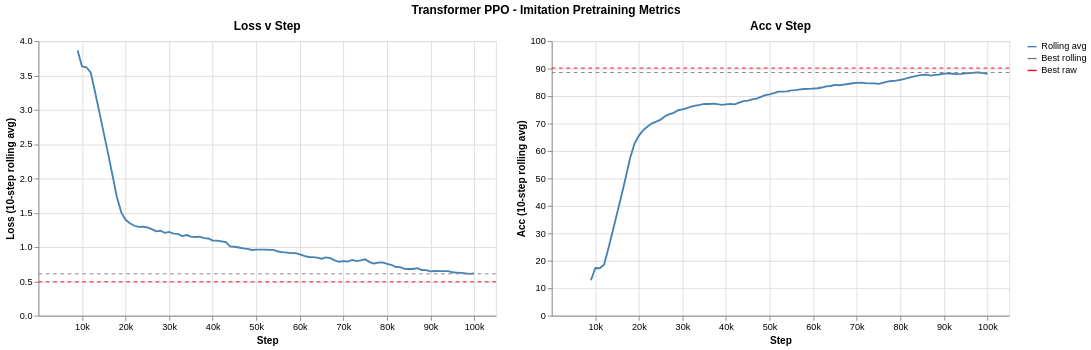

The notebook cell this image was saved under:
### Code cell
loss = make_chart(pretrain_df, "loss", pl.min)
acc = make_chart(pretrain_df, "acc", pl.max)

# Total time
total_seconds = pretrain_df["time"].sum()
h, m = divmod(total_seconds, 3600)
m, s = divmod(m, 60)
print(f"Total training time: {int(h)}h {int(m)}m {int(s)}s")
# Min loss and max accuracy
min_loss = pretrain_df["loss"].min()
max_acc = pretrain_df["acc"].max()
print(f"Min loss: {min_loss:.4f} | Max accuracy: {max_acc:.1f}%")
# Display charts
title = alt.TitleParams(
    "Transformer PPO - Imitation Pretraining Metrics", anchor="middle"
)
(loss | acc).resolve_scale(y="independent").properties(title=title)

### Figure 1 — Vega-Lite specification as saved in the notebook (floating-point values rounded to 4 significant figures)
{"config": {"view": {"continuousWidth": 300, "continuousHeight": 300}}, "hconcat": [{"layer": [{"data": {"name": "data-e4ae274782ca1bb99759e598e59b4e5f"}, "mark": {"type": "line"}, "encoding": {"color": {"field": "series", "legend": {"title": ""}, "scale": {"domain": ["Rolling avg", "Best rolling", "Best raw"], "range": ["steelblue", "grey", "red"]}, "type": "nominal"}, "x": {"axis": {"labelExpr": "datum.value / 1000 + 'k'"}, "field": "step", "scale": {"domainMax": 105000.0}, "title": "Step", "type": "quantitative"}, "y": {"field": "loss_rolling", "title": "Loss (10-step rolling avg)", "type": "quantitative"}}, "title": "Loss v Step"}, {"data": {"name": "data-2acb120f696468fa91c7c87d9f404051"}, "mark": {"type": "rule", "fillOpacity": 0.8, "strokeDash": [4, 4]}, "encoding": {"color": {"field": "series", "legend": {"title": ""}, "scale": {"domain": ["Rolling avg", "Best rolling", "Best raw"], "range": ["steelblue", "grey", "red"]}, "type": "nominal"}, "y": {"field": "y", "type": "quantitative"}}}, {"data": {"name": "data-356e0373d19ad4a51afedcd84ef54d0d"}, "mark": {"type": "rule", "fillOpacity": 0.8, "strokeDash": [4, 4]}, "encoding": {"color": {"field": "series", "legend": {"title": ""}, "scale": {"domain": ["Rolling avg", "Best rolling", "Best raw"], "range": ["steelblue", "grey", "red"]}, "type": "nominal"}, "y": {"field": "y", "type": "quantitative"}}}], "height": 300, "width": 500}, {"layer": [{"data": {"name": "data-d81575cbb5fab9e089c53d6328a9f501"}, "mark": {"type": "line"}, "encoding": {"color": {"field": "series", "legend": {"title": ""}, "scale": {"domain": ["Rolling avg", "Best rolling", "Best raw"], "range": ["steelblue", "grey", "red"]}, "type": "nominal"}, "x": {"axis": {"labelExpr": "datum.value / 1000 + 'k'"}, "field": "step", "scale": {"domainMax": 105000.0}, "title": "Step", "type": "quantitative"}, "y": {"field": "acc_rolling", "title": "Acc (10-step rolling avg)", "type": "quantitative"}}, "title": "Acc v Step"}, {"data": {"name": "data-2a9eba38012c026f9232643c4b7f9a2b"}, "mark": {"type": "rule", "fillOpacity": 0.8, "strokeDash": [4, 4]}, "encoding": {"color": {"field": "series", "legend": {"title": ""}, "scale": {"domain": ["Rolling avg", "Best rolling", "Best raw"], "range": ["steelblue", "grey", "red"]}, "type": "nominal"}, "y": {"field": "y", "type": "quantitative"}}}, {"data": {"name": "data-0197d08f6b172eab96afccb1fb66ad5f"}, "mark": {"type": "rule", "fillOpacity": 0.8, "strokeDash": [4, 4]}, "encoding": {"color": {"field": "series", "legend": {"title": ""}, "scale": {"domain": ["Rolling avg", "Best rolling", "Best raw"], "range": ["steelblue", "grey", "red"]}, "type": "nominal"}, "y": {"field": "y", "type": "quantitative"}}}], "height": 300, "width": 500}], "resolve": {"scale": {"y": "independent"}}, "title": {"text": "Transformer PPO - Imitation Pretraining Metrics", "anchor": "middle"}, "$schema": "https://vega.github.io/schema/vega-lite/v6.4.1.json", "datasets": {"data-e4ae274782ca1bb99759e598e59b4e5f": [{"step": 1, "loss": 4.584, "acc": 0.0, "episodes": 0, "time": 0.0, "loss_rolling": null, "series": "Rolling avg"}, {"step": 1000, "loss": 1.856, "acc": 52.4, "episodes": 21, "time": 15.2, "loss_rolling": null, "series": "Rolling avg"}, {"step": 2000, "loss": 2.214, "acc": 47.1, "episodes": 43, "time": 16.0, "loss_rolling": null, "series": "Rolling avg"}, {"step": 3000, "loss": 4.338, "acc": 1.5, "episodes": 64, "time": 15.5, "loss_rolling": null, "series": "Rolling avg"}, {"step": 4000, "loss": 4.294, "acc": 3.6, "episodes": 86, "time": 15.5, "loss_rolling": null, "series": "Rolling avg"}, {"step": 5000, "loss": 4.416, "acc": 2.8, "episodes": 109, "time": 15.5, "loss_rolling": null, "series": "Rolling avg"}, {"step": 6000, "loss": 4.438, "acc": 1.8, "episodes": 133, "time": 15.6, "loss_rolling": null, "series": "Rolling avg"}, {"step": 7000, "loss": 4.422, "acc": 1.2, "episodes": 153, "time": 15.4, "loss_rolling": null, "series": "Rolling avg"}, {"step": 8000, "loss": 4.5, "acc": 1.2, "episodes": 175, "time": 15.4, "loss_rolling": null, "series": "Rolling avg"}, {"step": 9000, "loss": 3.59, "acc": 17.4, "episodes": 198, "time": 15.4, "loss_rolling": 3.865, "series": "Rolling avg"}, {"step": 10000, "loss": 2.25, "acc": 44.6, "episodes": 219, "time": 15.5, "loss_rolling": 3.632, "series": "Rolling avg"}, {"step": 11000, "loss": 1.738, "acc": 51.5, "episodes": 242, "time": 15.6, "loss_rolling": 3.62, "series": "Rolling avg"}, {"step": 12000, "loss": 1.458, "acc": 60.3, "episodes": 263, "time": 15.6, "loss_rolling": 3.544, "series": "Rolling avg"}, {"step": 13000, "loss": 1.496, "acc": 60.4, "episodes": 283, "time": 15.5, "loss_rolling": 3.26, "series": "Rolling avg"}, {"step": 14000, "loss": 1.31, "acc": 67.5, "episodes": 304, "time": 15.5, "loss_rolling": 2.962, "series": "Rolling avg"}, {"step": 15000, "loss": 1.401, "acc": 67.5, "episodes": 325, "time": 15.6, "loss_rolling": 2.66, "series": "Rolling avg"}, {"step": 16000, "loss": 1.406, "acc": 66.4, "episodes": 346, "time": 15.5, "loss_rolling": 2.357, "series": "Rolling avg"}, {"step": 17000, "loss": 1.316, "acc": 68.5, "episodes": 366, "time": 15.6, "loss_rolling": 2.046, "series": "Rolling avg"}, {"step": 18000, "loss": 1.326, "acc": 71.2, "episodes": 385, "time": 15.5, "loss_rolling": 1.729, "series": "Rolling avg"}, {"step": 19000, "loss": 1.39, "acc": 68.8, "episodes": 406, "time": 15.6, "loss_rolling": 1.509, "series": "Rolling avg"}, {"step": 20000, "loss": 1.129, "acc": 73.9, "episodes": 427, "time": 15.6, "loss_rolling": 1.397, "series": "Rolling avg"}, {"step": 21000, "loss": 1.246, "acc": 71.4, "episodes": 449, "time": 15.5, "loss_rolling": 1.348, "series": "Rolling avg"}, {"step": 22000, "loss": 1.082, "acc": 73.4, "episodes": 473, "time": 15.7, "loss_rolling": 1.31, "series": "Rolling avg"}, {"step": 23000, "loss": 1.333, "acc": 72.2, "episodes": 496, "time": 15.1, "loss_rolling": 1.294, "series": "Rolling avg"}, {"step": 24000, "loss": 1.327, "acc": 73.8, "episodes": 517, "time": 15.2, "loss_rolling": 1.296, "series": "Rolling avg"}, {"step": 25000, "loss": 1.322, "acc": 74.7, "episodes": 538, "time": 15.3, "loss_rolling": 1.288, "series": "Rolling avg"}, {"step": 26000, "loss": 1.142, "acc": 78.5, "episodes": 560, "time": 15.4, "loss_rolling": 1.261, "series": "Rolling avg"}, {"step": 27000, "loss": 1.0, "acc": 76.3, "episodes": 581, "time": 15.5, "loss_rolling": 1.23, "series": "Rolling avg"}, {"step": 28000, "loss": 1.4, "acc": 75.9, "episodes": 603, "time": 15.5, "loss_rolling": 1.237, "series": "Rolling avg"}, {"step": 29000, "loss": 1.098, "acc": 78.3, "episodes": 624, "time": 15.6, "loss_rolling": 1.208, "series": "Rolling avg"}, {"step": 30000, "loss": 1.25, "acc": 76.7, "episodes": 647, "time": 15.5, "loss_rolling": 1.22, "series": "Rolling avg"}, {"step": 31000, "loss": 1.002, "acc": 76.4, "episodes": 669, "time": 15.6, "loss_rolling": 1.196, "series": "Rolling avg"}, {"step": 32000, "loss": 1.051, "acc": 79.0, "episodes": 691, "time": 15.5, "loss_rolling": 1.193, "series": "Rolling avg"}, {"step": 33000, "loss": 1.011, "acc": 75.8, "episodes": 713, "time": 15.5, "loss_rolling": 1.16, "series": "Rolling avg"}, {"step": 34000, "loss": 1.476, "acc": 76.7, "episodes": 735, "time": 15.5, "loss_rolling": 1.175, "series": "Rolling avg"}, {"step": 35000, "loss": 1.08, "acc": 78.0, "episodes": 756, "time": 15.6, "loss_rolling": 1.151, "series": "Rolling avg"}, {"step": 36000, "loss": 1.095, "acc": 78.0, "episodes": 779, "time": 15.6, "loss_rolling": 1.146, "series": "Rolling avg"}, {"step": 37000, "loss": 1.064, "acc": 77.5, "episodes": 801, "time": 15.6, "loss_rolling": 1.153, "series": "Rolling avg"}, {"step": 38000, "loss": 1.167, "acc": 74.2, "episodes": 823, "time": 15.6, "loss_rolling": 1.129, "series": "Rolling avg"}, {"step": 39000, "loss": 1.054, "acc": 75.9, "episodes": 845, "time": 15.6, "loss_rolling": 1.125, "series": "Rolling avg"}, {"step": 40000, "loss": 0.9458, "acc": 78.5, "episodes": 866, "time": 15.6, "loss_rolling": 1.094, "series": "Rolling avg"}, {"step": 41000, "loss": 1.004, "acc": 78.2, "episodes": 887, "time": 15.5, "loss_rolling": 1.095, "series": "Rolling avg"}, {"step": 42000, "loss": 0.9359, "acc": 76.9, "episodes": 909, "time": 15.4, "loss_rolling": 1.083, "series": "Rolling avg"}, {"step": 43000, "loss": 0.8929, "acc": 82.0, "episodes": 932, "time": 15.5, "loss_rolling": 1.071, "series": "Rolling avg"}, {"step": 44000, "loss": 0.8714, "acc": 82.4, "episodes": 954, "time": 15.4, "loss_rolling": 1.011, "series": "Rolling avg"}, {"step": 45000, "loss": 1.017, "acc": 79.6, "episodes": 976, "time": 15.3, "loss_rolling": 1.005, "series": "Rolling avg"}, {"step": 46000, "loss": 0.9818, "acc": 82.6, "episodes": 997, "time": 15.4, "loss_rolling": 0.9932, "series": "Rolling avg"}, {"step": 47000, "loss": 0.9371, "acc": 80.1, "episodes": 1017, "time": 15.3, "loss_rolling": 0.9806, "series": "Rolling avg"}, {"step": 48000, "loss": 1.085, "acc": 80.7, "episodes": 1038, "time": 15.4, "loss_rolling": 0.9724, "series": "Rolling avg"}, {"step": 49000, "loss": 0.9047, "acc": 82.2, "episodes": 1059, "time": 17.0, "loss_rolling": 0.9575, "series": "Rolling avg"}, {"step": 50000, "loss": 0.9885, "acc": 81.4, "episodes": 1081, "time": 17.9, "loss_rolling": 0.9617, "series": "Rolling avg"}, {"step": 51000, "loss": 1.021, "acc": 83.0, "episodes": 1103, "time": 18.0, "loss_rolling": 0.9634, "series": "Rolling avg"}, {"step": 52000, "loss": 0.9275, "acc": 82.5, "episodes": 1123, "time": 18.0, "loss_rolling": 0.9626, "series": "Rolling avg"}, {"step": 53000, "loss": 0.8585, "acc": 81.6, "episodes": 1144, "time": 17.9, "loss_rolling": 0.9592, "series": "Rolling avg"}, {"step": 54000, "loss": 0.8655, "acc": 83.5, "episodes": 1166, "time": 18.0, "loss_rolling": 0.9586, "series": "Rolling avg"}, {"step": 55000, "loss": 0.7831, "acc": 82.9, "episodes": 1187, "time": 18.0, "loss_rolling": 0.9352, "series": "Rolling avg"}, {"step": 56000, "loss": 0.8889, "acc": 83.5, "episodes": 1207, "time": 18.0, "loss_rolling": 0.9259, "series": "Rolling avg"}, {"step": 57000, "loss": 0.8656, "acc": 83.1, "episodes": 1227, "time": 18.0, "loss_rolling": 0.9188, "series": "Rolling avg"}, {"step": 58000, "loss": 1.012, "acc": 82.0, "episodes": 1250, "time": 18.1, "loss_rolling": 0.9115, "series": "Rolling avg"}, {"step": 59000, "loss": 0.9099, "acc": 83.0, "episodes": 1272, "time": 18.1, "loss_rolling": 0.912, "series": "Rolling avg"}, {"step": 60000, "loss": 0.8011, "acc": 82.3, "episodes": 1293, "time": 18.1, "loss_rolling": 0.8933, "series": "Rolling avg"}, {"step": 61000, "loss": 0.8051, "acc": 84.2, "episodes": 1315, "time": 16.9, "loss_rolling": 0.8717, "series": "Rolling avg"}, {"step": 62000, "loss": 0.7647, "acc": 85.1, "episodes": 1335, "time": 15.7, "loss_rolling": 0.8555, "series": "Rolling avg"}, {"step": 63000, "loss": 0.829, "acc": 85.9, "episodes": 1357, "time": 15.7, "loss_rolling": 0.8525, "series": "Rolling avg"}, {"step": 64000, "loss": 0.7941, "acc": 84.8, "episodes": 1379, "time": 15.8, "loss_rolling": 0.8454, "series": "Rolling avg"}, {"step": 65000, "loss": 0.6308, "acc": 86.8, "episodes": 1402, "time": 15.7, "loss_rolling": 0.8301, "series": "Rolling avg"}, {"step": 66000, "loss": 1.083, "acc": 82.3, "episodes": 1423, "time": 15.7, "loss_rolling": 0.8495, "series": "Rolling avg"}, {"step": 67000, "loss": 0.7426, "acc": 85.4, "episodes": 1444, "time": 15.6, "loss_rolling": 0.8372, "series": "Rolling avg"}, {"step": 68000, "loss": 0.7062, "acc": 84.3, "episodes": 1467, "time": 15.7, "loss_rolling": 0.8066, "series": "Rolling avg"}, {"step": 69000, "loss": 0.6974, "acc": 85.6, "episodes": 1489, "time": 15.7, "loss_rolling": 0.7854, "series": "Rolling avg"}, {"step": 70000, "loss": 0.9067, "acc": 83.7, "episodes": 1509, "time": 15.7, "loss_rolling": 0.796, "series": "Rolling avg"}, {"step": 71000, "loss": 0.742, "acc": 85.1, "episodes": 1530, "time": 15.7, "loss_rolling": 0.7897, "series": "Rolling avg"}, {"step": 72000, "loss": 1.004, "acc": 83.1, "episodes": 1551, "time": 17.5, "loss_rolling": 0.8135, "series": "Rolling avg"}, {"step": 73000, "loss": 0.651, "acc": 85.2, "episodes": 1573, "time": 18.4, "loss_rolling": 0.7957, "series": "Rolling avg"}, {"step": 74000, "loss": 0.8829, "acc": 84.9, "episodes": 1596, "time": 18.0, "loss_rolling": 0.8046, "series": "Rolling avg"}, {"step": 75000, "loss": 0.8071, "acc": 84.8, "episodes": 1618, "time": 18.5, "loss_rolling": 0.8222, "series": "Rolling avg"}, {"step": 76000, "loss": 0.6733, "acc": 86.2, "episodes": 1637, "time": 18.2, "loss_rolling": 0.7813, "series": "Rolling avg"}, {"step": 77000, "loss": 0.5315, "acc": 89.9, "episodes": 1657, "time": 18.6, "loss_rolling": 0.7602, "series": "Rolling avg"}, {"step": 78000, "loss": 0.826, "acc": 86.3, "episodes": 1680, "time": 16.0, "loss_rolling": 0.7721, "series": "Rolling avg"}, {"step": 79000, "loss": 0.747, "acc": 87.0, "episodes": 1701, "time": 16.5, "loss_rolling": 0.7771, "series": "Rolling avg"}, {"step": 80000, "loss": 0.6903, "acc": 86.7, "episodes": 1723, "time": 16.2, "loss_rolling": 0.7555, "series": "Rolling avg"}, {"step": 81000, "loss": 0.6038, "acc": 88.2, "episodes": 1745, "time": 16.4, "loss_rolling": 0.7416, "series": "Rolling avg"}, {"step": 82000, "loss": 0.6785, "acc": 88.0, "episodes": 1766, "time": 15.9, "loss_rolling": 0.7091, "series": "Rolling avg"}, {"step": 83000, "loss": 0.6451, "acc": 89.1, "episodes": 1788, "time": 15.5, "loss_rolling": 0.7086, "series": "Rolling avg"}, {"step": 84000, "loss": 0.6131, "acc": 88.4, "episodes": 1811, "time": 15.9, "loss_rolling": 0.6816, "series": "Rolling avg"}, {"step": 85000, "loss": 0.7874, "acc": 87.3, "episodes": 1832, "time": 18.6, "loss_rolling": 0.6796, "series": "Rolling avg"}, {"step": 86000, "loss": 0.6822, "acc": 86.9, "episodes": 1857, "time": 18.3, "loss_rolling": 0.6805, "series": "Rolling avg"}, {"step": 87000, "loss": 0.6518, "acc": 86.9, "episodes": 1877, "time": 18.2, "loss_rolling": 0.6925, "series": "Rolling avg"}, {"step": 88000, "loss": 0.5604, "acc": 88.7, "episodes": 1898, "time": 18.8, "loss_rolling": 0.666, "series": "Rolling avg"}, {"step": 89000, "loss": 0.7189, "acc": 88.4, "episodes": 1919, "time": 18.3, "loss_rolling": 0.6632, "series": "Rolling avg"}, {"step": 90000, "loss": 0.5143, "acc": 90.2, "episodes": 1941, "time": 17.9, "loss_rolling": 0.6455, "series": "Rolling avg"}, {"step": 91000, "loss": 0.6553, "acc": 88.5, "episodes": 1961, "time": 18.1, "loss_rolling": 0.6507, "series": "Rolling avg"}, {"step": 92000, "loss": 0.6608, "acc": 87.0, "episodes": 1983, "time": 18.2, "loss_rolling": 0.6489, "series": "Rolling avg"}, {"step": 93000, "loss": 0.6517, "acc": 87.6, "episodes": 2004, "time": 20.3, "loss_rolling": 0.6496, "series": "Rolling avg"}, {"step": 94000, "loss": 0.5975, "acc": 89.6, "episodes": 2026, "time": 21.1, "loss_rolling": 0.648, "series": "Rolling avg"}, {"step": 95000, "loss": 0.6386, "acc": 89.4, "episodes": 2047, "time": 21.2, "loss_rolling": 0.6331, "series": "Rolling avg"}, {"step": 96000, "loss": 0.6366, "acc": 87.5, "episodes": 2067, "time": 20.7, "loss_rolling": 0.6286, "series": "Rolling avg"}, {"step": 97000, "loss": 0.6022, "acc": 88.4, "episodes": 2088, "time": 18.6, "loss_rolling": 0.6236, "series": "Rolling avg"}, {"step": 98000, "loss": 0.4933, "acc": 89.3, "episodes": 2111, "time": 20.9, "loss_rolling": 0.6169, "series": "Rolling avg"}, {"step": 99000, "loss": 0.6456, "acc": 86.3, "episodes": 2134, "time": 21.1, "loss_rolling": 0.6096, "series": "Rolling avg"}, {"step": 100000, "loss": 0.5797, "acc": 87.5, "episodes": 2155, "time": 19.0, "loss_rolling": 0.6161, "series": "Rolling avg"}], "data-2acb120f696468fa91c7c87d9f404051": [{"y": 0.6096, "series": "Best rolling"}], "data-356e0373d19ad4a51afedcd84ef54d0d": [{"y": 0.4933, "series": "Best raw"}], "data-d81575cbb5fab9e089c53d6328a9f501": [{"step": 1, "loss": 4.584, "acc": 0.0, "episodes": 0, "time": 0.0, "acc_rolling": null, "series": "Rolling avg"}, {"step": 1000, "loss": 1.856, "acc": 52.4, "episodes": 21, "time": 15.2, "acc_rolling": null, "series": "Rolling avg"}, {"step": 2000, "loss": 2.214, "acc": 47.1, "episodes": 43, "time": 16.0, "acc_rolling": null, "series": "Rolling avg"}, {"step": 3000, "loss": 4.338, "acc": 1.5, "episodes": 64, "time": 15.5, "acc_rolling": null, "series": "Rolling avg"}, {"step": 4000, "loss": 4.294, "acc": 3.6, "episodes": 86, "time": 15.5, "acc_rolling": null, "series": "Rolling avg"}, {"step": 5000, "loss": 4.416, "acc": 2.8, "episodes": 109, "time": 15.5, "acc_rolling": null, "series": "Rolling avg"}, {"step": 6000, "loss": 4.438, "acc": 1.8, "episodes": 133, "time": 15.6, "acc_rolling": null, "series": "Rolling avg"}, {"step": 7000, "loss": 4.422, "acc": 1.2, "episodes": 153, "time": 15.4, "acc_rolling": null, "series": "Rolling avg"}, {"step": 8000, "loss": 4.5, "acc": 1.2, "episodes": 175, "time": 15.4, "acc_rolling": null, "series": "Rolling avg"}, {"step": 9000, "loss": 3.59, "acc": 17.4, "episodes": 198, "time": 15.4, "acc_rolling": 12.9, "series": "Rolling avg"}, {"step": 10000, "loss": 2.25, "acc": 44.6, "episodes": 219, "time": 15.5, "acc_rolling": 17.36, "series": "Rolling avg"}, {"step": 11000, "loss": 1.738, "acc": 51.5, "episodes": 242, "time": 15.6, "acc_rolling": 17.27, "series": "Rolling avg"}, {"step": 12000, "loss": 1.458, "acc": 60.3, "episodes": 263, "time": 15.6, "acc_rolling": 18.59, "series": "Rolling avg"}, {"step": 13000, "loss": 1.496, "acc": 60.4, "episodes": 283, "time": 15.5, "acc_rolling": 24.48, "series": "Rolling avg"}, {"step": 14000, "loss": 1.31, "acc": 67.5, "episodes": 304, "time": 15.5, "acc_rolling": 30.87, "series": "Rolling avg"}, {"step": 15000, "loss": 1.401, "acc": 67.5, "episodes": 325, "time": 15.6, "acc_rolling": 37.34, "series": "Rolling avg"}, {"step": 16000, "loss": 1.406, "acc": 66.4, "episodes": 346, "time": 15.5, "acc_rolling": 43.8, "series": "Rolling avg"}, {"step": 17000, "loss": 1.316, "acc": 68.5, "episodes": 366, "time": 15.6, "acc_rolling": 50.53, "series": "Rolling avg"}, {"step": 18000, "loss": 1.326, "acc": 71.2, "episodes": 385, "time": 15.5, "acc_rolling": 57.53, "series": "Rolling avg"}, {"step": 19000, "loss": 1.39, "acc": 68.8, "episodes": 406, "time": 15.6, "acc_rolling": 62.67, "series": "Rolling avg"}, {"step": 20000, "loss": 1.129, "acc": 73.9, "episodes": 427, "time": 15.6, "acc_rolling": 65.6, "series": "Rolling avg"}, {"step": 21000, "loss": 1.246, "acc": 71.4, "episodes": 449, "time": 15.5, "acc_rolling": 67.59, "series": "Rolling avg"}, {"step": 22000, "loss": 1.082, "acc": 73.4, "episodes": 473, "time": 15.7, "acc_rolling": 68.9, "series": "Rolling avg"}, {"step": 23000, "loss": 1.333, "acc": 72.2, "episodes": 496, "time": 15.1, "acc_rolling": 70.08, "series": "Rolling avg"}, {"step": 24000, "loss": 1.327, "acc": 73.8, "episodes": 517, "time": 15.2, "acc_rolling": 70.71, "series": "Rolling avg"}, {"step": 25000, "loss": 1.322, "acc": 74.7, "episodes": 538, "time": 15.3, "acc_rolling": 71.43, "series": "Rolling avg"}, {"step": 26000, "loss": 1.142, "acc": 78.5, "episodes": 560, "time": 15.4, "acc_rolling": 72.64, "series": "Rolling avg"}, {"step": 27000, "loss": 1.0, "acc": 76.3, "episodes": 581, "time": 15.5, "acc_rolling": 73.42, "series": "Rolling avg"}, {"step": 28000, "loss": 1.4, "acc": 75.9, "episodes": 603, "time": 15.5, "acc_rolling": 73.89, "series": "Rolling avg"}, {"step": 29000, "loss": 1.098, "acc": 78.3, "episodes": 624, "time": 15.6, "acc_rolling": 74.84, "series": "Rolling avg"}, {"step": 30000, "loss": 1.25, "acc": 76.7, "episodes": 647, "time": 15.5, "acc_rolling": 75.12, "series": "Rolling avg"}, {"step": 31000, "loss": 1.002, "acc": 76.4, "episodes": 669, "time": 15.6, "acc_rolling": 75.62, "series": "Rolling avg"}, {"step": 32000, "loss": 1.051, "acc": 79.0, "episodes": 691, "time": 15.5, "acc_rolling": 76.18, "series": "Rolling avg"}, {"step": 33000, "loss": 1.011, "acc": 75.8, "episodes": 713, "time": 15.5, "acc_rolling": 76.54, "series": "Rolling avg"}, {"step": 34000, "loss": 1.476, "acc": 76.7, "episodes": 735, "time": 15.5, "acc_rolling": 76.83, "series": "Rolling avg"}, {"step": 35000, "loss": 1.08, "acc": 78.0, "episodes": 756, "time": 15.6, "acc_rolling": 77.16, "series": "Rolling avg"}, {"step": 36000, "loss": 1.095, "acc": 78.0, "episodes": 779, "time": 15.6, "acc_rolling": 77.11, "series": "Rolling avg"}, {"step": 37000, "loss": 1.064, "acc": 77.5, "episodes": 801, "time": 15.6, "acc_rolling": 77.23, "series": "Rolling avg"}, {"step": 38000, "loss": 1.167, "acc": 74.2, "episodes": 823, "time": 15.6, "acc_rolling": 77.06, "series": "Rolling avg"}, {"step": 39000, "loss": 1.054, "acc": 75.9, "episodes": 845, "time": 15.6, "acc_rolling": 76.82, "series": "Rolling avg"}, {"step": 40000, "loss": 0.9458, "acc": 78.5, "episodes": 866, "time": 15.6, "acc_rolling": 77.0, "series": "Rolling avg"}, {"step": 41000, "loss": 1.004, "acc": 78.2, "episodes": 887, "time": 15.5, "acc_rolling": 77.18, "series": "Rolling avg"}, {"step": 42000, "loss": 0.9359, "acc": 76.9, "episodes": 909, "time": 15.4, "acc_rolling": 76.97, "series": "Rolling avg"}, {"step": 43000, "loss": 0.8929, "acc": 82.0, "episodes": 932, "time": 15.5, "acc_rolling": 77.59, "series": "Rolling avg"}, {"step": 44000, "loss": 0.8714, "acc": 82.4, "episodes": 954, "time": 15.4, "acc_rolling": 78.16, "series": "Rolling avg"}, {"step": 45000, "loss": 1.017, "acc": 79.6, "episodes": 976, "time": 15.3, "acc_rolling": 78.32, "series": "Rolling avg"}, {"step": 46000, "loss": 0.9818, "acc": 82.6, "episodes": 997, "time": 15.4, "acc_rolling": 78.78, "series": "Rolling avg"}, {"step": 47000, "loss": 0.9371, "acc": 80.1, "episodes": 1017, "time": 15.3, "acc_rolling": 79.04, "series": "Rolling avg"}, {"step": 48000, "loss": 1.085, "acc": 80.7, "episodes": 1038, "time": 15.4, "acc_rolling": 79.69, "series": "Rolling avg"}, {"step": 49000, "loss": 0.9047, "acc": 82.2, "episodes": 1059, "time": 17.0, "acc_rolling": 80.32, "series": "Rolling avg"}, {"step": 50000, "loss": 0.9885, "acc": 81.4, "episodes": 1081, "time": 17.9, "acc_rolling": 80.61, "series": "Rolling avg"}, {"step": 51000, "loss": 1.021, "acc": 83.0, "episodes": 1103, "time": 18.0, "acc_rolling": 81.09, "series": "Rolling avg"}, {"step": 52000, "loss": 0.9275, "acc": 82.5, "episodes": 1123, "time": 18.0, "acc_rolling": 81.65, "series": "Rolling avg"}, {"step": 53000, "loss": 0.8585, "acc": 81.6, "episodes": 1144, "time": 17.9, "acc_rolling": 81.61, "series": "Rolling avg"}, {"step": 54000, "loss": 0.8655, "acc": 83.5, "episodes": 1166, "time": 18.0, "acc_rolling": 81.72, "series": "Rolling avg"}, {"step": 55000, "loss": 0.7831, "acc": 82.9, "episodes": 1187, "time": 18.0, "acc_rolling": 82.05, "series": "Rolling avg"}, {"step": 56000, "loss": 0.8889, "acc": 83.5, "episodes": 1207, "time": 18.0, "acc_rolling": 82.14, "series": "Rolling avg"}, {"step": 57000, "loss": 0.8656, "acc": 83.1, "episodes": 1227, "time": 18.0, "acc_rolling": 82.44, "series": "Rolling avg"}, {"step": 58000, "loss": 1.012, "acc": 82.0, "episodes": 1250, "time": 18.1, "acc_rolling": 82.57, "series": "Rolling avg"}, {"step": 59000, "loss": 0.9099, "acc": 83.0, "episodes": 1272, "time": 18.1, "acc_rolling": 82.65, "series": "Rolling avg"}, {"step": 60000, "loss": 0.8011, "acc": 82.3, "episodes": 1293, "time": 18.1, "acc_rolling": 82.74, "series": "Rolling avg"}, {"step": 61000, "loss": 0.8051, "acc": 84.2, "episodes": 1315, "time": 16.9, "acc_rolling": 82.86, "series": "Rolling avg"}, {"step": 62000, "loss": 0.7647, "acc": 85.1, "episodes": 1335, "time": 15.7, "acc_rolling": 83.12, "series": "Rolling avg"}, {"step": 63000, "loss": 0.829, "acc": 85.9, "episodes": 1357, "time": 15.7, "acc_rolling": 83.55, "series": "Rolling avg"}, {"step": 64000, "loss": 0.7941, "acc": 84.8, "episodes": 1379, "time": 15.8, "acc_rolling": 83.68, "series": "Rolling avg"}, {"step": 65000, "loss": 0.6308, "acc": 86.8, "episodes": 1402, "time": 15.7, "acc_rolling": 84.07, "series": "Rolling avg"}, {"step": 66000, "loss": 1.083, "acc": 82.3, "episodes": 1423, "time": 15.7, "acc_rolling": 83.95, "series": "Rolling avg"}, {"step": 67000, "loss": 0.7426, "acc": 85.4, "episodes": 1444, "time": 15.6, "acc_rolling": 84.18, "series": "Rolling avg"}, {"step": 68000, "loss": 0.7062, "acc": 84.3, "episodes": 1467, "time": 15.7, "acc_rolling": 84.41, "series": "Rolling avg"}, {"step": 69000, "loss": 0.6974, "acc": 85.6, "episodes": 1489, "time": 15.7, "acc_rolling": 84.67, "series": "Rolling avg"}, {"step": 70000, "loss": 0.9067, "acc": 83.7, "episodes": 1509, "time": 15.7, "acc_rolling": 84.81, "series": "Rolling avg"}, {"step": 71000, "loss": 0.742, "acc": 85.1, "episodes": 1530, "time": 15.7, "acc_rolling": 84.9, "series": "Rolling avg"}, {"step": 72000, "loss": 1.004, "acc": 83.1, "episodes": 1551, "time": 17.5, "acc_rolling": 84.7, "series": "Rolling avg"}, {"step": 73000, "loss": 0.651, "acc": 85.2, "episodes": 1573, "time": 18.4, "acc_rolling": 84.63, "series": "Rolling avg"}, {"step": 74000, "loss": 0.8829, "acc": 84.9, "episodes": 1596, "time": 18.0, "acc_rolling": 84.64, "series": "Rolling avg"}, {"step": 75000, "loss": 0.8071, "acc": 84.8, "episodes": 1618, "time": 18.5, "acc_rolling": 84.44, "series": "Rolling avg"}, {"step": 76000, "loss": 0.6733, "acc": 86.2, "episodes": 1637, "time": 18.2, "acc_rolling": 84.83, "series": "Rolling avg"}, {"step": 77000, "loss": 0.5315, "acc": 89.9, "episodes": 1657, "time": 18.6, "acc_rolling": 85.28, "series": "Rolling avg"}, {"step": 78000, "loss": 0.826, "acc": 86.3, "episodes": 1680, "time": 16.0, "acc_rolling": 85.48, "series": "Rolling avg"}, {"step": 79000, "loss": 0.747, "acc": 87.0, "episodes": 1701, "time": 16.5, "acc_rolling": 85.62, "series": "Rolling avg"}, {"step": 80000, "loss": 0.6903, "acc": 86.7, "episodes": 1723, "time": 16.2, "acc_rolling": 85.92, "series": "Rolling avg"}, {"step": 81000, "loss": 0.6038, "acc": 88.2, "episodes": 1745, "time": 16.4, "acc_rolling": 86.23, "series": "Rolling avg"}, {"step": 82000, "loss": 0.6785, "acc": 88.0, "episodes": 1766, "time": 15.9, "acc_rolling": 86.72, "series": "Rolling avg"}, {"step": 83000, "loss": 0.6451, "acc": 89.1, "episodes": 1788, "time": 15.5, "acc_rolling": 87.11, "series": "Rolling avg"}, {"step": 84000, "loss": 0.6131, "acc": 88.4, "episodes": 1811, "time": 15.9, "acc_rolling": 87.46, "series": "Rolling avg"}, {"step": 85000, "loss": 0.7874, "acc": 87.3, "episodes": 1832, "time": 18.6, "acc_rolling": 87.71, "series": "Rolling avg"}, {"step": 86000, "loss": 0.6822, "acc": 86.9, "episodes": 1857, "time": 18.3, "acc_rolling": 87.78, "series": "Rolling avg"}, {"step": 87000, "loss": 0.6518, "acc": 86.9, "episodes": 1877, "time": 18.2, "acc_rolling": 87.48, "series": "Rolling avg"}, {"step": 88000, "loss": 0.5604, "acc": 88.7, "episodes": 1898, "time": 18.8, "acc_rolling": 87.72, "series": "Rolling avg"}, {"step": 89000, "loss": 0.7189, "acc": 88.4, "episodes": 1919, "time": 18.3, "acc_rolling": 87.86, "series": "Rolling avg"}, {"step": 90000, "loss": 0.5143, "acc": 90.2, "episodes": 1941, "time": 17.9, "acc_rolling": 88.21, "series": "Rolling avg"}, {"step": 91000, "loss": 0.6553, "acc": 88.5, "episodes": 1961, "time": 18.1, "acc_rolling": 88.24, "series": "Rolling avg"}, {"step": 92000, "loss": 0.6608, "acc": 87.0, "episodes": 1983, "time": 18.2, "acc_rolling": 88.14, "series": "Rolling avg"}, {"step": 93000, "loss": 0.6517, "acc": 87.6, "episodes": 2004, "time": 20.3, "acc_rolling": 87.99, "series": "Rolling avg"}, {"step": 94000, "loss": 0.5975, "acc": 89.6, "episodes": 2026, "time": 21.1, "acc_rolling": 88.11, "series": "Rolling avg"}, {"step": 95000, "loss": 0.6386, "acc": 89.4, "episodes": 2047, "time": 21.2, "acc_rolling": 88.32, "series": "Rolling avg"}, {"step": 96000, "loss": 0.6366, "acc": 87.5, "episodes": 2067, "time": 20.7, "acc_rolling": 88.38, "series": "Rolling avg"}, {"step": 97000, "loss": 0.6022, "acc": 88.4, "episodes": 2088, "time": 18.6, "acc_rolling": 88.53, "series": "Rolling avg"}, {"step": 98000, "loss": 0.4933, "acc": 89.3, "episodes": 2111, "time": 20.9, "acc_rolling": 88.59, "series": "Rolling avg"}, {"step": 99000, "loss": 0.6456, "acc": 86.3, "episodes": 2134, "time": 21.1, "acc_rolling": 88.38, "series": "Rolling avg"}, {"step": 100000, "loss": 0.5797, "acc": 87.5, "episodes": 2155, "time": 19.0, "acc_rolling": 88.11, "series": "Rolling avg"}], "data-2a9eba38012c026f9232643c4b7f9a2b": [{"y": 88.59, "series": "Best rolling"}], "data-0197d08f6b172eab96afccb1fb66ad5f": [{"y": 90.2, "series": "Best raw"}]}}
